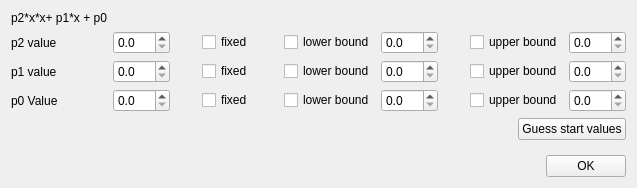
<?xml version="1.0" encoding="UTF-8"?>
<ui version="4.0">
 <class>Form</class>
 <widget class="QWidget" name="Form">
  <property name="geometry">
   <rect>
    <x>0</x>
    <y>0</y>
    <width>637</width>
    <height>188</height>
   </rect>
  </property>
  <property name="windowTitle">
   <string>Form</string>
  </property>
  <layout class="QGridLayout" name="gridLayout_2">
   <item row="0" column="0">
    <layout class="QGridLayout" name="gridLayout">
     <item row="1" column="0">
      <widget class="QLabel" name="label">
       <property name="text">
        <string>p2 value</string>
       </property>
      </widget>
     </item>
     <item row="6" column="1">
      <layout class="QHBoxLayout" name="horizontalLayout_5">
       <item>
        <spacer name="horizontalSpacer_11">
         <property name="orientation">
          <enum>Qt::Horizontal</enum>
         </property>
         <property name="sizeHint" stdset="0">
          <size>
           <width>40</width>
           <height>20</height>
          </size>
         </property>
        </spacer>
       </item>
       <item>
        <widget class="QPushButton" name="configDonePushBtn">
         <property name="text">
          <string>OK</string>
         </property>
        </widget>
       </item>
      </layout>
     </item>
     <item row="2" column="1">
      <layout class="QHBoxLayout" name="horizontalLayout_2">
       <item>
        <widget class="QDoubleSpinBox" name="amplitudeValue">
         <property name="decimals">
          <number>1</number>
         </property>
        </widget>
       </item>
       <item>
        <spacer name="horizontalSpacer_4">
         <property name="orientation">
          <enum>Qt::Horizontal</enum>
         </property>
         <property name="sizeHint" stdset="0">
          <size>
           <width>40</width>
           <height>20</height>
          </size>
         </property>
        </spacer>
       </item>
       <item>
        <widget class="QCheckBox" name="amplitudeFixedCB">
         <property name="text">
          <string>fixed</string>
         </property>
        </widget>
       </item>
       <item>
        <spacer name="horizontalSpacer_5">
         <property name="orientation">
          <enum>Qt::Horizontal</enum>
         </property>
         <property name="sizeHint" stdset="0">
          <size>
           <width>40</width>
           <height>20</height>
          </size>
         </property>
        </spacer>
       </item>
       <item>
        <widget class="QCheckBox" name="useLBAmplitude">
         <property name="text">
          <string>lower bound</string>
         </property>
        </widget>
       </item>
       <item>
        <widget class="QDoubleSpinBox" name="amplitudeLBValue">
         <property name="decimals">
          <number>1</number>
         </property>
        </widget>
       </item>
       <item>
        <spacer name="horizontalSpacer_6">
         <property name="orientation">
          <enum>Qt::Horizontal</enum>
         </property>
         <property name="sizeHint" stdset="0">
          <size>
           <width>40</width>
           <height>20</height>
          </size>
         </property>
        </spacer>
       </item>
       <item>
        <widget class="QCheckBox" name="useUBAmplitude">
         <property name="text">
          <string>upper bound</string>
         </property>
        </widget>
       </item>
       <item>
        <widget class="QDoubleSpinBox" name="amplitudeUBValue">
         <property name="decimals">
          <number>1</number>
         </property>
        </widget>
       </item>
      </layout>
     </item>
     <item row="4" column="1">
      <layout class="QHBoxLayout" name="horizontalLayout_4">
       <item>
        <spacer name="horizontalSpacer_10">
         <property name="orientation">
          <enum>Qt::Horizontal</enum>
         </property>
         <property name="sizeHint" stdset="0">
          <size>
           <width>40</width>
           <height>20</height>
          </size>
         </property>
        </spacer>
       </item>
       <item>
        <widget class="QPushButton" name="guessStartValuesBtn">
         <property name="text">
          <string>Guess start values</string>
         </property>
        </widget>
       </item>
      </layout>
     </item>
     <item row="5" column="1">
      <spacer name="verticalSpacer">
       <property name="orientation">
        <enum>Qt::Vertical</enum>
       </property>
       <property name="sizeHint" stdset="0">
        <size>
         <width>20</width>
         <height>40</height>
        </size>
       </property>
      </spacer>
     </item>
     <item row="1" column="1">
      <layout class="QHBoxLayout" name="horizontalLayout">
       <item>
        <widget class="QDoubleSpinBox" name="meanValue">
         <property name="decimals">
          <number>1</number>
         </property>
        </widget>
       </item>
       <item>
        <spacer name="horizontalSpacer">
         <property name="orientation">
          <enum>Qt::Horizontal</enum>
         </property>
         <property name="sizeHint" stdset="0">
          <size>
           <width>40</width>
           <height>20</height>
          </size>
         </property>
        </spacer>
       </item>
       <item>
        <widget class="QCheckBox" name="meanFixedCB">
         <property name="text">
          <string>fixed</string>
         </property>
        </widget>
       </item>
       <item>
        <spacer name="horizontalSpacer_2">
         <property name="orientation">
          <enum>Qt::Horizontal</enum>
         </property>
         <property name="sizeHint" stdset="0">
          <size>
           <width>40</width>
           <height>20</height>
          </size>
         </property>
        </spacer>
       </item>
       <item>
        <widget class="QCheckBox" name="useLBMean">
         <property name="text">
          <string>lower bound</string>
         </property>
        </widget>
       </item>
       <item>
        <widget class="QDoubleSpinBox" name="meanLBValue">
         <property name="decimals">
          <number>1</number>
         </property>
        </widget>
       </item>
       <item>
        <spacer name="horizontalSpacer_3">
         <property name="orientation">
          <enum>Qt::Horizontal</enum>
         </property>
         <property name="sizeHint" stdset="0">
          <size>
           <width>40</width>
           <height>20</height>
          </size>
         </property>
        </spacer>
       </item>
       <item>
        <widget class="QCheckBox" name="useUBMean">
         <property name="text">
          <string>upper bound</string>
         </property>
        </widget>
       </item>
       <item>
        <widget class="QDoubleSpinBox" name="meanUBValue">
         <property name="decimals">
          <number>1</number>
         </property>
        </widget>
       </item>
      </layout>
     </item>
     <item row="3" column="0">
      <widget class="QLabel" name="label_3">
       <property name="text">
        <string>p0 Value</string>
       </property>
      </widget>
     </item>
     <item row="3" column="1">
      <layout class="QHBoxLayout" name="horizontalLayout_3">
       <item>
        <widget class="QDoubleSpinBox" name="sigmaValue">
         <property name="decimals">
          <number>1</number>
         </property>
        </widget>
       </item>
       <item>
        <spacer name="horizontalSpacer_7">
         <property name="orientation">
          <enum>Qt::Horizontal</enum>
         </property>
         <property name="sizeHint" stdset="0">
          <size>
           <width>40</width>
           <height>20</height>
          </size>
         </property>
        </spacer>
       </item>
       <item>
        <widget class="QCheckBox" name="sigmaFIxedCB">
         <property name="text">
          <string>fixed</string>
         </property>
        </widget>
       </item>
       <item>
        <spacer name="horizontalSpacer_8">
         <property name="orientation">
          <enum>Qt::Horizontal</enum>
         </property>
         <property name="sizeHint" stdset="0">
          <size>
           <width>40</width>
           <height>20</height>
          </size>
         </property>
        </spacer>
       </item>
       <item>
        <widget class="QCheckBox" name="useLBSigma">
         <property name="text">
          <string>lower bound</string>
         </property>
        </widget>
       </item>
       <item>
        <widget class="QDoubleSpinBox" name="sigmaLBValue">
         <property name="decimals">
          <number>1</number>
         </property>
        </widget>
       </item>
       <item>
        <spacer name="horizontalSpacer_9">
         <property name="orientation">
          <enum>Qt::Horizontal</enum>
         </property>
         <property name="sizeHint" stdset="0">
          <size>
           <width>40</width>
           <height>20</height>
          </size>
         </property>
        </spacer>
       </item>
       <item>
        <widget class="QCheckBox" name="useUBSigma">
         <property name="text">
          <string>upper bound</string>
         </property>
        </widget>
       </item>
       <item>
        <widget class="QDoubleSpinBox" name="sigmaUBValue">
         <property name="decimals">
          <number>1</number>
         </property>
        </widget>
       </item>
      </layout>
     </item>
     <item row="2" column="0">
      <widget class="QLabel" name="label_2">
       <property name="text">
        <string>p1 value</string>
       </property>
      </widget>
     </item>
     <item row="0" column="0">
      <widget class="QLabel" name="label_4">
       <property name="text">
        <string>p2*x*x+ p1*x + p0</string>
       </property>
      </widget>
     </item>
    </layout>
   </item>
  </layout>
 </widget>
 <resources/>
 <connections/>
</ui>
